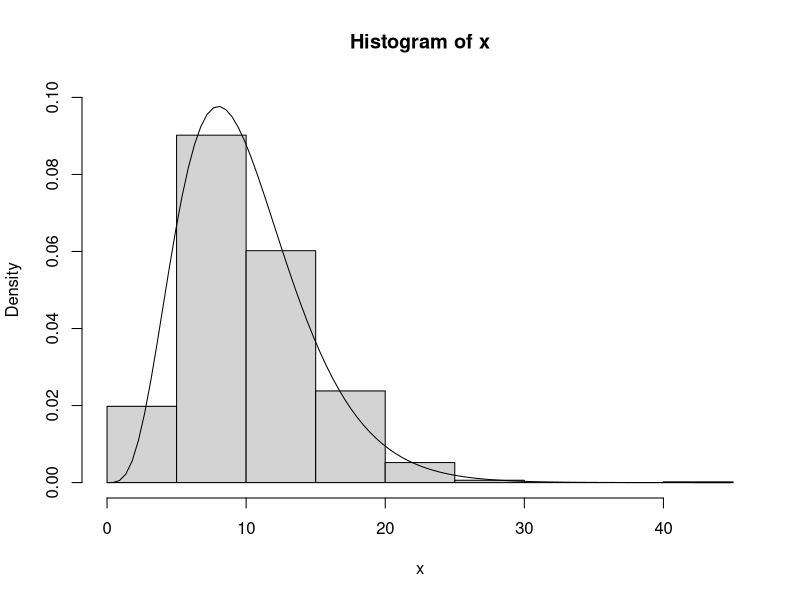

Reproduce this figure in R. (Note: this script raises an error after producing the figure.)
## ---- chunk 1
draws = 1000
k = 10
x = rep(NA,draws)
for (j in 1:draws){x[j]=sum(rnorm(10)^2)}
h = hist(x,plot=F)
ylim = range(0,h$density,0.10)
hist(x,freq=F,ylim=ylim)
curve(dchisq(x,df=k),add=TRUE)
## ---- chunk 2
CrossTable(gss$degree,gss$vote12,prop.r = FALSE,prop.c = FALSE,prop.chisq = FALSE,prop.t=FALSE)
## ---- chunk 3
chisq.test(gss$degree,gss$vote12)
## ---- chunk 4
votegun   = subset(gss,
                   vote12 %in% c("voted","did not vote") &
                        owngun %in% c("yes","no"),
                   select = c("vote12","owngun"))
votegun$vote12 = ifelse(votegun$vote12=="voted",1,0)
votegun$owngun = ifelse(votegun$owngun=="yes",1,0)
t.test(votegun$vote12~votegun$owngun)
## ---- chunk 5
chisq.test(votegun$vote12,votegun$owngun)
## ---- chunk 6
CrossTable(votegun$vote12,votegun$owngun,prop.r = FALSE,prop.c = FALSE,prop.chisq = FALSE,prop.t=FALSE)
## ---- chunk 7
binom.test(16,40)
